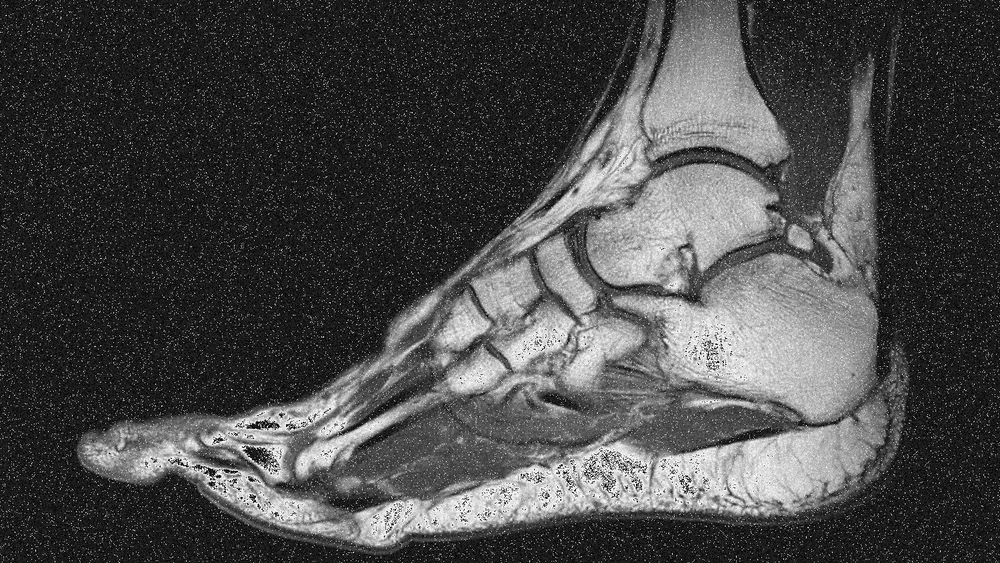
#> input picture HW5 - Image Restoration and Morphological Image Processing/noisy_img.png, 1000 x 563 px, shrunk from 1500 x 844 before the run
$ jupyter execute pt-1.ipynb
#> lines starting #> are read from the running program, lines starting #| are printed output that depends on the picture
[cell 1]
import cv2
import math
import numpy as np
import matplotlib.pyplot as plt

### Load the noisy image

[cell 2]
noisy_img = cv2.imread('noisy_img.png', 0)
#> noisy_img is the input picture: shape (563, 1000); min 0, max 255, mean 73.4
plt.imshow(noisy_img, cmap='gray', vmin=noisy_img.min(), vmax=noisy_img.max())

[cell 3]
noisy_img.shape
#> Out = (563, 1000)

### Detect noise distribution type by cropping a proper part of the image

[cell 4]
proper_pt = noisy_img[100:800, 0:105]
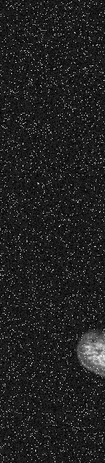
#> proper_pt: shape (463, 105); min 0, max 242, mean 33

[cell 5]
plt.imshow(proper_pt, cmap='gray', vmin=proper_pt.min(), vmax=proper_pt.max())

#### Display the histogram of the intensities.

[cell 6]
plt.hist(proper_pt.ravel(), density = True, bins=[i for i in range(proper_pt.min(), proper_pt.max() + 1)])
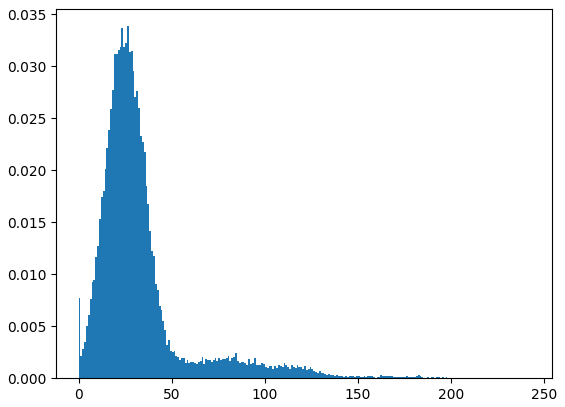
#> figure drawn by matplotlib, 1 panel; tallest bar 0.0338 high, from x = 26 to 27

The noise distribution follows a uniform pattern

### Implement Alpha-trimmed mean filter

`5*5` kernel --> `r = 2`

`d = 10`

### Apply Alpha-trimmed mean filter on the image

- **Purpose**: To apply an Alpha-Trimmed Mean Filter on the input image. This filter is particularly useful for removing salt-and-pepper noise.

- **Functionality**:
  - The function takes the input image, kernel size, and the 'd' parameter as arguments.
  - It pads the image using symmetric padding.
  - The function then applies the alpha-trimmed mean filtering technique by taking the neighborhood pixels, sorting them, and then removing 'd' smallest and 'd' largest pixel values.
  - The average of the remaining pixels is then calculated and set as the new pixel value.

- **Output**:
  - Returns a filtered image where noise is reduced based on the alpha-trimmed mean technique.

[cell 7]
def alpha_trimmed_mean_filter(img, kernel_size, d):
#> called with kernel_size = 5, d = 10
    r = kernel_size // 2
    # pad the image using mirror padding
    padded_image = np.pad(img, r, mode='symmetric')
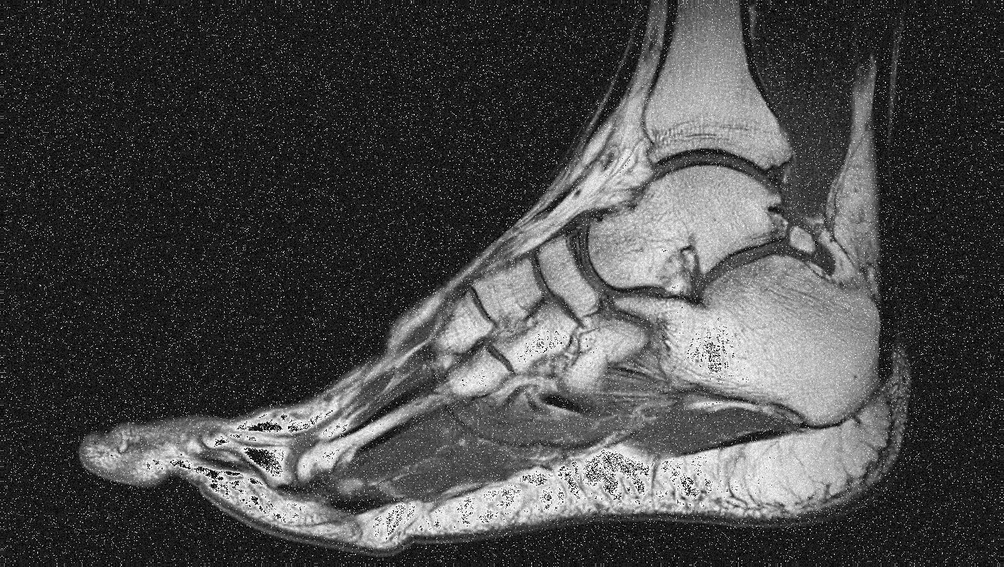
#> padded_image: shape (567, 1004); min 0, max 255, mean 72.9
    n, m = img.shape
#> n = 563; m = 1000
    filtered_img = np.zeros(img.shape)
    # loop through all pixels
    for i in range(n):
        for j in range(m):
            # neighbors = []
            neighbors = list(padded_image[i-r:i+r+1, j-r:j+r+1].reshape(-1))
            neighbors.sort()
            neighbors_pruned = neighbors[r:-r]
            filtered_img[i, j] = (1/(m*n - d)) * sum(neighbors_pruned)
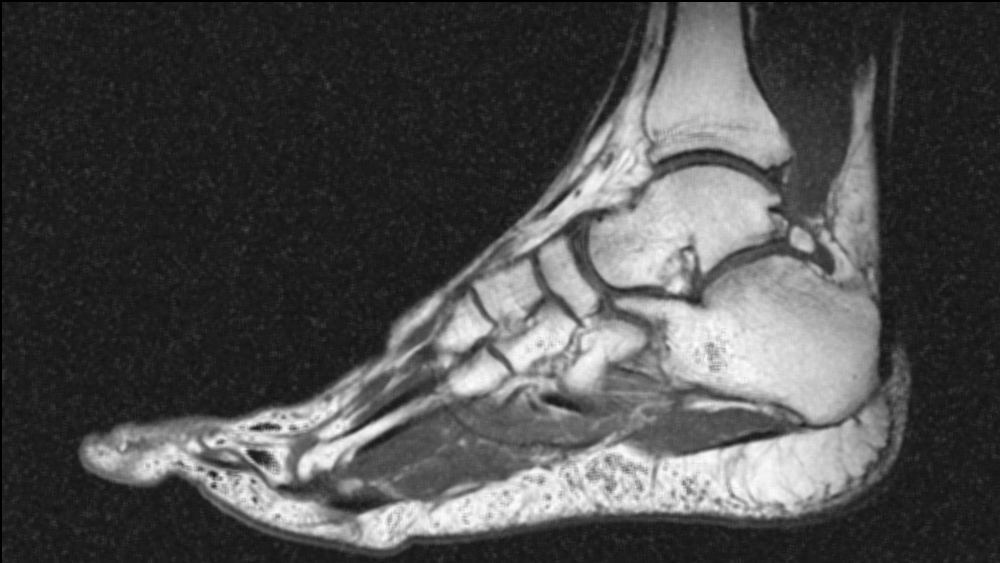
#> filtered_img: shape (563, 1000) float64; min 0, max 0.00872, mean 0.00266; drawn with min black and max white
    return filtered_img

[cell 8]
kernel_size, d = 5, 10
filtered_img = alpha_trimmed_mean_filter(noisy_img, kernel_size, d)

##### Display results

[cell 9]
# Plot
fig = plt.figure(figsize=(15, 8))
gs = fig.add_gridspec(1, 2)

# original image
ax1 = fig.add_subplot(gs[0, 0])
# ax1.imshow(chest_img, cmap='gray')
ax1.set_title('Noisy image', color='white', backgroundcolor='blue')
plt.imshow(noisy_img, cmap='gray', vmin=noisy_img.min(), vmax=noisy_img.max())

# filtered image
ax2 = fig.add_subplot(gs[0, 1])
ax2.set_title('Filtered image', color='white', backgroundcolor='blue')
plt.imshow(filtered_img, cmap='gray', vmin=filtered_img.min(), vmax=filtered_img.max())

### Inverse Filtering for image restoration
- **Objective**: To recover the original image that has been degraded and corrupted with Gaussian noise.
- **Method**: Utilize Inverse Filtering to reverse the effects of the degradation and Gaussian noise.
- **Expected Outcome**: A restored image that closely approximates the original, uncorrupted image.

##### Load the degraded image

[cell 10]
noisy_img = cv2.imread('degraded_img.png', 0)
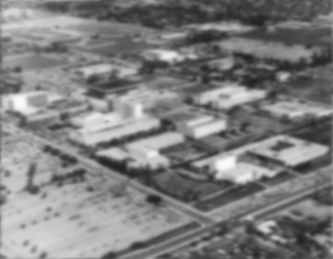
#> input picture HW5 - Image Restoration and Morphological Image Processing/degraded_img.png, 333 x 259 px, shrunk from 500 x 389 before the run
#> noisy_img is the input picture: shape (259, 333); min 34, max 252, mean 126.3
plt.imshow(noisy_img, cmap='gray', vmin=noisy_img.min(), vmax=noisy_img.max())

##### Define fourier transform function

[cell 11]
def fourier_transform(img):
    _fft = np.fft.fft2(img)
    # shift zero-frequency component to the center
    fourier_image = np.fft.fftshift(_fft)
    return fourier_image

##### Define inverse fourier transform function

[cell 12]
def inverse_fourier_trans(fourier_im):
    centered_img = np.fft.ifftshift(fourier_im)
    inverse_fourier = np.fft.ifft2(centered_img)
    return inverse_fourier

##### Define a function for calculating distance

[cell 13]
def calc_distance(u, v, shape):
    P, Q = shape[0], shape[1]
    return math.sqrt(math.pow((u - P//2), 2) + math.pow((v - Q//2), 2))

##### Define a function to apply high-pass and low-pass butterworth filters

[cell 14]
def apply_filters(original_image, filter_type, filter_params, n=None):
#> called with filter_type = 'LP_butterworth', filter_params = 75, n = 10
    shape = original_image.shape
#> shape = (259, 333)
    filter = np.zeros(shape, dtype=np.float32)
    complement = np.ones(shape)

    if 'butterworth' in filter_type:
        for i in range(shape[0]):
            for j in range(shape[1]):
                filter[i, j] = 1/(1 + math.pow((calc_distance(i, j, shape)/filter_params), 2*n))
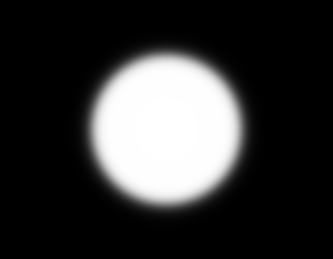
#> filter: shape (259, 333) float32; min 1.12e-09, max 1, mean 0.208

    # high-pass or low-pass
    if 'LP' in filter_type:
        return filter
    else:
        return complement - filter

[cell 15]
fourier_img = fourier_transform(noisy_img)

[cell 16]
LP_butterworth = apply_filters(noisy_img, 'LP_butterworth', 75, n=10)*fourier_img

[cell 17]
def log_abs(img):
    magnitude = np.abs(img)
    log_magnitude = np.log(magnitude + 1)
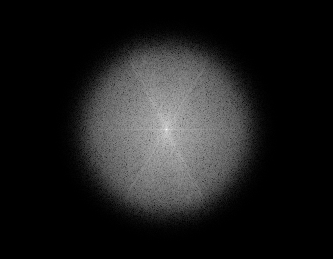
#> log_magnitude: shape (259, 333) float64; min 8.73e-10, max 16.2, mean 1.92; drawn with min black and max white
    return log_magnitude

# Plot
fig = plt.figure(figsize=(5, 10))
gs = fig.add_gridspec(1, 1)

# LP gaussian
ax2 = fig.add_subplot(gs[0, 0])
ax2.imshow(log_abs(LP_butterworth), cmap='gray')
ax2.set_title('LP Gaussian 50 image', color='white', backgroundcolor='blue')

plt.show()

[cell 18]
LP_butterworth_image = np.abs(inverse_fourier_trans(LP_butterworth))

As part of the restoration process, we first define the necessary functions for frequency-domain operations. We then apply a 10th-order Butterworth filter with a cutoff frequency of 75 to reduce the noise in the image. The outcome is as displayed below.

[cell 19]
# Plot
fig = plt.figure(figsize=(15, 10))
gs = fig.add_gridspec(1, 2)

# Original noisy image
ax2 = fig.add_subplot(gs[0, 0])
ax2.imshow(noisy_img, cmap='gray')
ax2.set_title('Original noisy image', color='white', backgroundcolor='blue')

# LP gaussian
ax2 = fig.add_subplot(gs[0, 1])
ax2.imshow(LP_butterworth_image, cmap='gray')
ax2.set_title('LP butterworth image', color='white', backgroundcolor='blue')

##### Next, we define the degradation function and divide it by the Fourier transform.

Define degradation function

[cell 20]
def degradation_func(x, y, M, N):
    return math.e**((-0.0025)*(((x-M/2)**2 + (y-N/2)**2)**(5/6)))

[cell 21]
restored_f = np.zeros(fourier_img.shape)

[cell 22]
for i in range(0, LP_butterworth.shape[0]):
    for j in range(0, LP_butterworth.shape[1]):
        restored_f[i, j] = LP_butterworth[i, j]/degradation_func(i, j, LP_butterworth.shape[0], LP_butterworth.shape[1])

[cell 23]
LP_butterworth_image = np.abs(inverse_fourier_trans(restored_f))
#> in inverse_fourier_trans (call 2), `centered_img = np.fft.ifftshift(fourier_im)`:
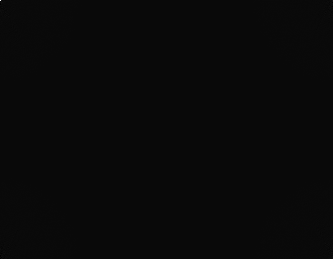
#> centered_img: shape (259, 333) float64; min -442042.4, max 10906882.5, mean 153.6; drawn with min black and max white
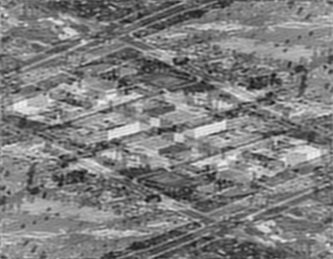
#> LP_butterworth_image: shape (259, 333) float64; min 19.8, max 242, mean 126.5

##### Display the final restored image

[cell 24]
# Plot
fig = plt.figure(figsize=(15, 10))
gs = fig.add_gridspec(1, 2)

# Original noisy image
ax2 = fig.add_subplot(gs[0, 0])
ax2.imshow(noisy_img, cmap='gray')
ax2.set_title('Original noisy image', color='white', backgroundcolor='blue')

# LP gaussian
ax2 = fig.add_subplot(gs[0, 1])
ax2.imshow(LP_butterworth_image, cmap='gray')
ax2.set_title('Restored image', color='white', backgroundcolor='blue')
